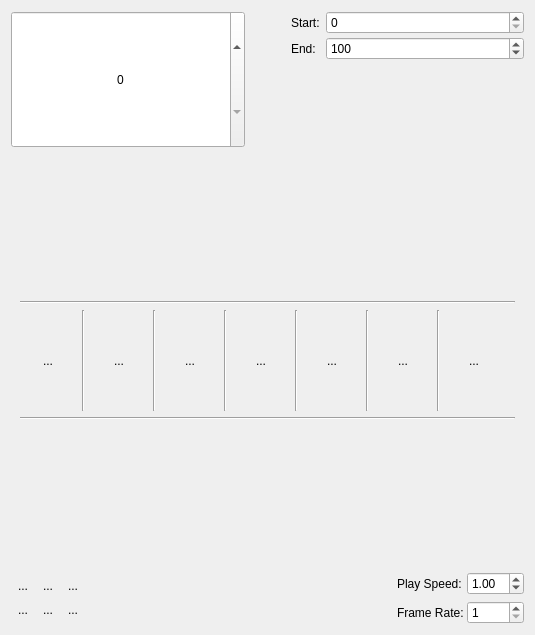
<?xml version="1.0" encoding="UTF-8"?>
<ui version="4.0">
 <class>WdgAnimation</class>
 <widget class="QWidget" name="WdgAnimation">
  <property name="geometry">
   <rect>
    <x>0</x>
    <y>0</y>
    <width>535</width>
    <height>635</height>
   </rect>
  </property>
  <property name="windowTitle">
   <string/>
  </property>
  <layout class="QVBoxLayout" name="verticalLayout_3">
   <item>
    <layout class="QHBoxLayout" name="horizontalLayout_2">
     <item>
      <widget class="QSpinBox" name="intCurrentTime">
       <property name="sizePolicy">
        <sizepolicy hsizetype="Expanding" vsizetype="Expanding">
         <horstretch>0</horstretch>
         <verstretch>0</verstretch>
        </sizepolicy>
       </property>
       <property name="alignment">
        <set>Qt::AlignCenter</set>
       </property>
       <property name="maximum">
        <number>10000</number>
       </property>
      </widget>
     </item>
     <item>
      <spacer name="horizontalSpacer_3">
       <property name="orientation">
        <enum>Qt::Horizontal</enum>
       </property>
       <property name="sizeType">
        <enum>QSizePolicy::Fixed</enum>
       </property>
       <property name="sizeHint" stdset="0">
        <size>
         <width>40</width>
         <height>20</height>
        </size>
       </property>
      </spacer>
     </item>
     <item>
      <layout class="QFormLayout" name="formLayout">
       <property name="horizontalSpacing">
        <number>6</number>
       </property>
       <property name="verticalSpacing">
        <number>3</number>
       </property>
       <item row="0" column="0">
        <widget class="QLabel" name="label">
         <property name="text">
          <string>Start:</string>
         </property>
        </widget>
       </item>
       <item row="0" column="1">
        <widget class="QSpinBox" name="spinFromFrame">
         <property name="sizePolicy">
          <sizepolicy hsizetype="Expanding" vsizetype="Fixed">
           <horstretch>0</horstretch>
           <verstretch>0</verstretch>
          </sizepolicy>
         </property>
         <property name="maximum">
          <number>10000</number>
         </property>
        </widget>
       </item>
       <item row="1" column="0">
        <widget class="QLabel" name="label_2">
         <property name="text">
          <string>End:</string>
         </property>
        </widget>
       </item>
       <item row="1" column="1">
        <widget class="QSpinBox" name="spinToFrame">
         <property name="sizePolicy">
          <sizepolicy hsizetype="Expanding" vsizetype="Fixed">
           <horstretch>0</horstretch>
           <verstretch>0</verstretch>
          </sizepolicy>
         </property>
         <property name="maximum">
          <number>10000</number>
         </property>
         <property name="value">
          <number>100</number>
         </property>
        </widget>
       </item>
      </layout>
     </item>
    </layout>
   </item>
   <item>
    <spacer name="verticalSpacer">
     <property name="orientation">
      <enum>Qt::Vertical</enum>
     </property>
     <property name="sizeHint" stdset="0">
      <size>
       <width>20</width>
       <height>40</height>
      </size>
     </property>
    </spacer>
   </item>
   <item>
    <widget class="QFrame" name="frame">
     <property name="sizePolicy">
      <sizepolicy hsizetype="Preferred" vsizetype="Minimum">
       <horstretch>0</horstretch>
       <verstretch>0</verstretch>
      </sizepolicy>
     </property>
     <property name="frameShape">
      <enum>QFrame::NoFrame</enum>
     </property>
     <property name="frameShadow">
      <enum>QFrame::Raised</enum>
     </property>
     <layout class="QVBoxLayout" name="verticalLayout_2">
      <item>
       <widget class="Line" name="line_7">
        <property name="orientation">
         <enum>Qt::Horizontal</enum>
        </property>
       </widget>
      </item>
      <item>
       <layout class="QHBoxLayout" name="horizontalLayout">
        <item>
         <widget class="QToolButton" name="btnFirstFrame">
          <property name="sizePolicy">
           <sizepolicy hsizetype="Maximum" vsizetype="Maximum">
            <horstretch>0</horstretch>
            <verstretch>0</verstretch>
           </sizepolicy>
          </property>
          <property name="text">
           <string>...</string>
          </property>
          <property name="autoRaise">
           <bool>true</bool>
          </property>
         </widget>
        </item>
        <item>
         <widget class="Line" name="line">
          <property name="sizePolicy">
           <sizepolicy hsizetype="Fixed" vsizetype="Expanding">
            <horstretch>0</horstretch>
            <verstretch>0</verstretch>
           </sizepolicy>
          </property>
          <property name="frameShadow">
           <enum>QFrame::Sunken</enum>
          </property>
          <property name="orientation">
           <enum>Qt::Vertical</enum>
          </property>
         </widget>
        </item>
        <item>
         <widget class="QToolButton" name="btnPreviousKeyFrame">
          <property name="sizePolicy">
           <sizepolicy hsizetype="Maximum" vsizetype="Maximum">
            <horstretch>0</horstretch>
            <verstretch>0</verstretch>
           </sizepolicy>
          </property>
          <property name="text">
           <string>...</string>
          </property>
          <property name="autoRaise">
           <bool>true</bool>
          </property>
         </widget>
        </item>
        <item>
         <widget class="Line" name="line_2">
          <property name="sizePolicy">
           <sizepolicy hsizetype="Fixed" vsizetype="Expanding">
            <horstretch>0</horstretch>
            <verstretch>0</verstretch>
           </sizepolicy>
          </property>
          <property name="frameShadow">
           <enum>QFrame::Sunken</enum>
          </property>
          <property name="orientation">
           <enum>Qt::Vertical</enum>
          </property>
         </widget>
        </item>
        <item>
         <widget class="QToolButton" name="btnPreviousFrame">
          <property name="sizePolicy">
           <sizepolicy hsizetype="Maximum" vsizetype="Maximum">
            <horstretch>0</horstretch>
            <verstretch>0</verstretch>
           </sizepolicy>
          </property>
          <property name="text">
           <string>...</string>
          </property>
          <property name="autoRaise">
           <bool>true</bool>
          </property>
         </widget>
        </item>
        <item>
         <widget class="Line" name="line_3">
          <property name="sizePolicy">
           <sizepolicy hsizetype="Fixed" vsizetype="Expanding">
            <horstretch>0</horstretch>
            <verstretch>0</verstretch>
           </sizepolicy>
          </property>
          <property name="frameShadow">
           <enum>QFrame::Sunken</enum>
          </property>
          <property name="orientation">
           <enum>Qt::Vertical</enum>
          </property>
         </widget>
        </item>
        <item>
         <widget class="QToolButton" name="btnPlay">
          <property name="sizePolicy">
           <sizepolicy hsizetype="Maximum" vsizetype="Maximum">
            <horstretch>0</horstretch>
            <verstretch>0</verstretch>
           </sizepolicy>
          </property>
          <property name="text">
           <string>...</string>
          </property>
          <property name="autoRaise">
           <bool>true</bool>
          </property>
         </widget>
        </item>
        <item>
         <widget class="Line" name="line_4">
          <property name="sizePolicy">
           <sizepolicy hsizetype="Fixed" vsizetype="Expanding">
            <horstretch>0</horstretch>
            <verstretch>0</verstretch>
           </sizepolicy>
          </property>
          <property name="frameShadow">
           <enum>QFrame::Sunken</enum>
          </property>
          <property name="orientation">
           <enum>Qt::Vertical</enum>
          </property>
         </widget>
        </item>
        <item>
         <widget class="QToolButton" name="btnNextFrame">
          <property name="sizePolicy">
           <sizepolicy hsizetype="Maximum" vsizetype="Maximum">
            <horstretch>0</horstretch>
            <verstretch>0</verstretch>
           </sizepolicy>
          </property>
          <property name="text">
           <string>...</string>
          </property>
          <property name="autoRaise">
           <bool>true</bool>
          </property>
         </widget>
        </item>
        <item>
         <widget class="Line" name="line_5">
          <property name="sizePolicy">
           <sizepolicy hsizetype="Fixed" vsizetype="Expanding">
            <horstretch>0</horstretch>
            <verstretch>0</verstretch>
           </sizepolicy>
          </property>
          <property name="frameShadow">
           <enum>QFrame::Sunken</enum>
          </property>
          <property name="orientation">
           <enum>Qt::Vertical</enum>
          </property>
         </widget>
        </item>
        <item>
         <widget class="QToolButton" name="btnNextKeyFrame">
          <property name="sizePolicy">
           <sizepolicy hsizetype="Maximum" vsizetype="Maximum">
            <horstretch>0</horstretch>
            <verstretch>0</verstretch>
           </sizepolicy>
          </property>
          <property name="text">
           <string>...</string>
          </property>
          <property name="autoRaise">
           <bool>true</bool>
          </property>
         </widget>
        </item>
        <item>
         <widget class="Line" name="line_6">
          <property name="sizePolicy">
           <sizepolicy hsizetype="Fixed" vsizetype="Expanding">
            <horstretch>0</horstretch>
            <verstretch>0</verstretch>
           </sizepolicy>
          </property>
          <property name="frameShadow">
           <enum>QFrame::Sunken</enum>
          </property>
          <property name="orientation">
           <enum>Qt::Vertical</enum>
          </property>
         </widget>
        </item>
        <item>
         <widget class="QToolButton" name="btnLastFrame">
          <property name="sizePolicy">
           <sizepolicy hsizetype="Maximum" vsizetype="Maximum">
            <horstretch>0</horstretch>
            <verstretch>0</verstretch>
           </sizepolicy>
          </property>
          <property name="text">
           <string>...</string>
          </property>
          <property name="autoRaise">
           <bool>true</bool>
          </property>
         </widget>
        </item>
       </layout>
      </item>
      <item>
       <widget class="Line" name="line_8">
        <property name="orientation">
         <enum>Qt::Horizontal</enum>
        </property>
       </widget>
      </item>
     </layout>
    </widget>
   </item>
   <item>
    <spacer name="verticalSpacer_2">
     <property name="orientation">
      <enum>Qt::Vertical</enum>
     </property>
     <property name="sizeHint" stdset="0">
      <size>
       <width>20</width>
       <height>40</height>
      </size>
     </property>
    </spacer>
   </item>
   <item>
    <layout class="QHBoxLayout" name="horizontalLayout_5">
     <item>
      <layout class="QVBoxLayout" name="verticalLayout">
       <property name="spacing">
        <number>0</number>
       </property>
       <item>
        <layout class="QHBoxLayout" name="horizontalLayout_4">
         <property name="spacing">
          <number>1</number>
         </property>
         <item>
          <widget class="QToolButton" name="btnAddKeyframe">
           <property name="text">
            <string>...</string>
           </property>
           <property name="autoRaise">
            <bool>true</bool>
           </property>
          </widget>
         </item>
         <item>
          <widget class="QToolButton" name="btnAddDuplicateFrame">
           <property name="text">
            <string>...</string>
           </property>
           <property name="autoRaise">
            <bool>true</bool>
           </property>
          </widget>
         </item>
         <item>
          <widget class="QToolButton" name="btnDeleteKeyframe">
           <property name="text">
            <string>...</string>
           </property>
           <property name="autoRaise">
            <bool>true</bool>
           </property>
          </widget>
         </item>
        </layout>
       </item>
       <item>
        <layout class="QHBoxLayout" name="horizontalLayout_3">
         <property name="spacing">
          <number>1</number>
         </property>
         <item>
          <widget class="QToolButton" name="btnOnionSkinOptions">
           <property name="text">
            <string>...</string>
           </property>
           <property name="autoRaise">
            <bool>true</bool>
           </property>
          </widget>
         </item>
         <item>
          <widget class="QToolButton" name="btnLazyFrame">
           <property name="text">
            <string>...</string>
           </property>
           <property name="autoRaise">
            <bool>true</bool>
           </property>
          </widget>
         </item>
         <item>
          <widget class="QToolButton" name="btnDropFrames">
           <property name="text">
            <string>...</string>
           </property>
           <property name="autoRaise">
            <bool>true</bool>
           </property>
          </widget>
         </item>
        </layout>
       </item>
      </layout>
     </item>
     <item>
      <spacer name="horizontalSpacer">
       <property name="orientation">
        <enum>Qt::Horizontal</enum>
       </property>
       <property name="sizeHint" stdset="0">
        <size>
         <width>10</width>
         <height>20</height>
        </size>
       </property>
      </spacer>
     </item>
     <item>
      <layout class="QFormLayout" name="formLayout_2">
       <property name="horizontalSpacing">
        <number>3</number>
       </property>
       <item row="0" column="0">
        <widget class="QLabel" name="lblPlaySpeed">
         <property name="text">
          <string>Play Speed:</string>
         </property>
        </widget>
       </item>
       <item row="0" column="1">
        <widget class="QDoubleSpinBox" name="doublePlaySpeed">
         <property name="minimum">
          <double>0.100000000000000</double>
         </property>
         <property name="maximum">
          <double>10.000000000000000</double>
         </property>
         <property name="singleStep">
          <double>0.050000000000000</double>
         </property>
         <property name="value">
          <double>1.000000000000000</double>
         </property>
        </widget>
       </item>
       <item row="1" column="0">
        <widget class="QLabel" name="lblFramerate">
         <property name="text">
          <string>Frame Rate:</string>
         </property>
        </widget>
       </item>
       <item row="1" column="1">
        <widget class="QSpinBox" name="intFramerate">
         <property name="minimum">
          <number>1</number>
         </property>
        </widget>
       </item>
      </layout>
     </item>
    </layout>
   </item>
  </layout>
 </widget>
 <resources/>
 <connections/>
</ui>
